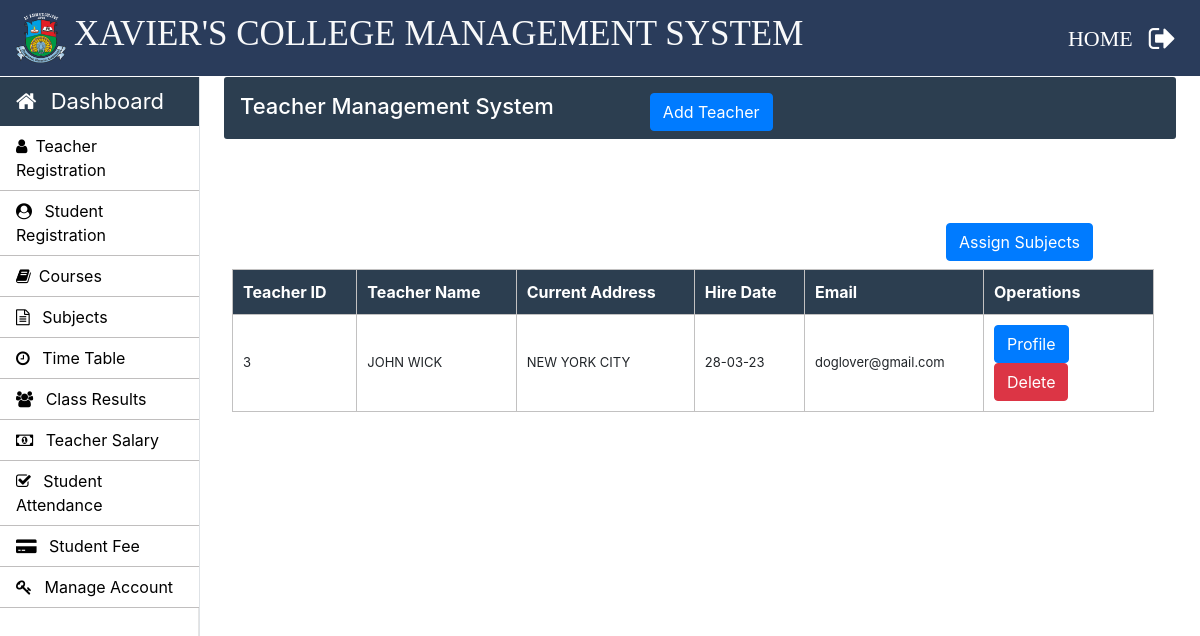
The app's page /Admin/teacher.php (signed in) with its own data.
### tables this page shows
CREATE TABLE `teacher_info` (
  `teacher_id` int(11) NOT NULL,
  `first_name` varchar(30) NOT NULL,
  `middle_name` varchar(30) NOT NULL,
  `last_name` varchar(30) NOT NULL,
  `father_name` varchar(50) NOT NULL,
  `email` varchar(30) NOT NULL,
  `phone_no` varchar(11) NOT NULL,
  `profile_image` blob NOT NULL,
  `teacher_status` varchar(10) NOT NULL,
  `application_status` varchar(10) NOT NULL,
  `cnic` varchar(15) NOT NULL,
  `dob` varchar(15) NOT NULL,
  `other_phone` int(11) NOT NULL,
  `gender` varchar(10) NOT NULL,
  `permanent_address` varchar(100) NOT NULL,
  `current_address` varchar(100) NOT NULL,
  `place_of_birth` varchar(50) NOT NULL,
  `matric_complition_date` varchar(10) NOT NULL,
  `matric_awarded_date` varchar(10) NOT NULL,
  `matric_certificate` varchar(100) NOT NULL,
  `fa_complition_date` varchar(10) NOT NULL,
  `fa_awarded_date` varchar(10) NOT NULL,
  `fa_certificate` varchar(100) NOT NULL,
  `ba_complition_date` varchar(10) NOT NULL,
  `ba_awarded_date` varchar(10) NOT NULL,
  `ba_certificate` varchar(100) NOT NULL,
  `ma_complition_date` varchar(10) NOT NULL,
  `ma_awarded_date` varchar(100) NOT NULL,
  `ma_certificate` varchar(101) NOT NULL,
  `last_qualification` varchar(20) NOT NULL,
  `state` varchar(20) NOT NULL,
  `hire_date` varchar(10) NOT NULL
);

### Admin/teacher.php (the view, shortened to what this page needs)
<?php
		require_once "../connection/connection.php";
	?>
<!doctype html>
<html lang="en">
	<head>
	</head>
	<body>
		<?php include('../common/common-header.php') ?>
		<?php include('../common/admin-sidebar.php') ?>
		<main role="main" class="col-xl-10 col-lg-9 col-md-8 ml-sm-auto px-md-4 mb-2 w-100">
			<div class="sub-main">
				<div class="text-center d-flex flex-wrap flex-md-nowrap pt-3 pb-2 mb-3 text-white admin-dashboard pl-3">
					<div class="d-flex">
						<h4 class="mr-5">Teacher Management System </h4>
						<button type="button" class="btn btn-primary ml-5" data-toggle="modal" data-target=".bd-example-modal-lg">Add Teacher</button>
					</div>
				</div>
				<div class="row w-100">
				</div>
				<div class="row w-100">
					<div class="col-md-12 ml-2">
						<section class="mt-3">
							<div class="row">
								<div class="col-md-3 offset-9 pt-5 mb-2">
									<button type="button" class="btn btn-primary" data-toggle="modal" data-target=".bd-example-modal-lg1">Assign Subjects</button>
								</div>
							</div>
							<table class="w-100 table-elements mb-5 table-three-tr" cellpadding="10">
								<tr class="table-tr-head table-three text-white">
									<th>Teacher ID</th>
									<th>Teacher Name</th>
									<th>Current Address</th>
									<th>Hire Date</th>
									<th>Email</th>
									<th>Operations</th>
								</tr>
								<?php
								$query="select teacher_id,first_name,middle_name,last_name,current_address,ma_certificate,hire_date,email from teacher_info";
								$run=mysqli_query($con,$query);
								while($row=mysqli_fetch_array($run)) {
									echo "<tr>";
									echo "<td>".$row["teacher_id"]."</td>";
									echo "<td>".$row["first_name"]." ".$row["middle_name"]." ".$row["last_name"]."</td>";
									echo "<td>".$row["current_address"]."</td>";
									echo "<td>".$row["hire_date"]."</td>";
									echo "<td>".$row["email"]."</td>";
									echo	"<td width='170'><a class='btn btn-primary' href=display-teacher.php?teacher_id=".$row['teacher_id'].">Profile</a> <a class='btn btn-danger' href=delete-function.php?teacher_id=".$row['teacher_id'].">Delete</a></td>";
									echo "</tr>";
								}
								?>
							</table>
						</section>
					</div>
				</div>
			</div>
		</main>
	</body>
</html>

### Css/style.css (style rules this page uses)
h4 { font-size: 22px; }
.admin-dashboard { margin-top: 1px !important; background: #2c3e50 !important; border-radius: 3px; }
.table-elements tr, td, th { font-size: 13px; border: 1px solid rgb(194, 193, 193); padding-left: 10px !important; }
.table-three { background: #2c3e50 !important; }
.table-tr-head { height: 45px !important; padding: 10px !important; margin-top: 5px !important; }
.table-font-for-transcript td, th { font-size: 16px !important; }

### records on screen
teacher_info: teacher_id "3", first_name "JOHN", last_name "WICK", current_address "NEW YORK CITY", hire_date "28-03-23", email "doglover@gmail.com"
